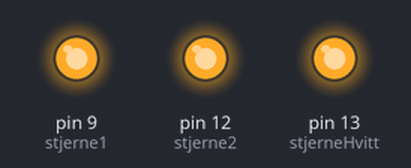
A sketch run on a simulated Arduino Uno, built with avr-gcc and run on an emulated ATmega328P. Shown: output pins drawn as LEDs (lit = HIGH).

Above: at 0.1 s.
Timing chart, 0 to 1.6 s (numbered marks = the images above):
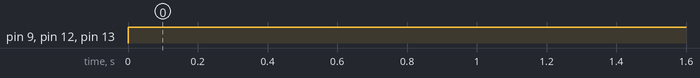

Measured:
- by itself, pin 9 (stjerne1), pin 12 (stjerne2), pin 13 (stjerneHvitt): LOW → HIGH at 0.00 s

The sketch:

stjerner.ino
```cpp
int stjerne1 = 9;
int stjerne2 = 12;
int stjerneHvitt = 13;


void setup () {
  pinMode(stjerne1, OUTPUT);
  pinMode(stjerne2, OUTPUT);
  pinMode(stjerneHvitt, OUTPUT);
}

void loop(){
   digitalWrite(stjerne1,HIGH);
   digitalWrite(stjerne2,HIGH);
   digitalWrite(stjerneHvitt,HIGH);
}
```
